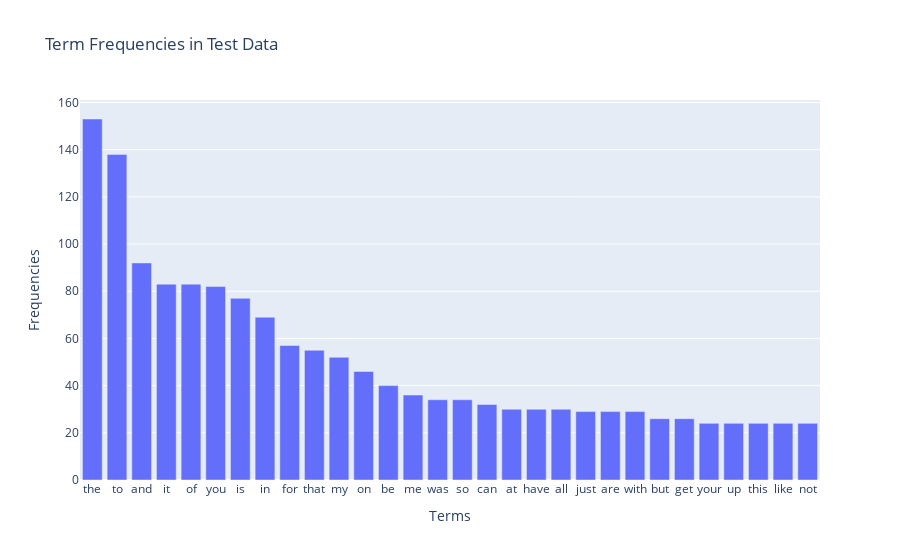

Source (notebook cell):
### Code cell
# Answer here
from sklearn.feature_extraction.text import CountVectorizer
import numpy as np
import plotly.express as px

vectorizer = CountVectorizer()
X_test = vectorizer.fit_transform(test_df['text'])

term_frequencies = np.asarray(X_test.sum(axis=0)).ravel()
terms = vectorizer.get_feature_names_out()

k = 30
top_k_indices = term_frequencies.argsort()[-k:][::-1]
terms = terms[top_k_indices]
term_frequencies = term_frequencies[top_k_indices]
px.bar(
    x=terms,
    y=term_frequencies,
    labels={'x': 'Terms', 'y': 'Frequencies'},
    title='Term Frequencies in Test Data'
).show()

### Figure 1 — Plotly figure (JSON) as saved in the notebook; plotly's stock layout.template omitted (floating-point values rounded to 4 significant figures)
{"data": [{"hovertemplate": "Terms=%{x}<br>Frequencies=%{y}<extra></extra>", "legendgroup": "", "marker": {"color": "#636efa", "pattern": {"shape": ""}}, "name": "", "orientation": "v", "showlegend": false, "textposition": "auto", "type": "bar", "x": ["the", "to", "and", "it", "of", "you", "is", "in", "for", "that", "my", "on", "be", "me", "was", "so", "can", "at", "have", "all", "just", "are", "with", "but", "get", "your", "up", "this", "like", "not"], "xaxis": "x", "y": [153, 138, 92, 83, 83, 82, 77, 69, 57, 55, 52, 46, 40, 36, 34, 34, 32, 30, 30, 30, 29, 29, 29, 26, 26, 24, 24, 24, 24, 24], "yaxis": "y"}], "layout": {"barmode": "relative", "legend": {"tracegroupgap": 0}, "title": {"text": "Term Frequencies in Test Data"}, "xaxis": {"anchor": "y", "domain": [0, 1], "title": {"text": "Terms"}}, "yaxis": {"anchor": "x", "domain": [0, 1], "title": {"text": "Frequencies"}}}}
